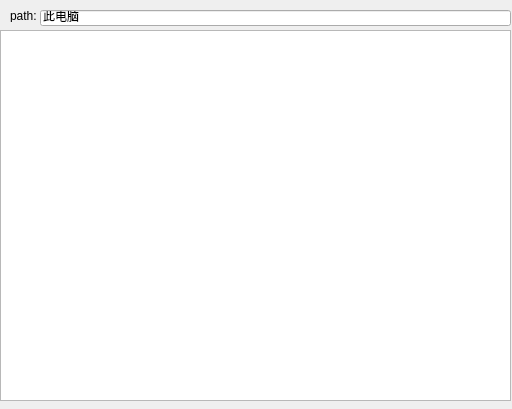
<?xml version="1.0" encoding="UTF-8"?>
<ui version="4.0">
 <class>FileDialog</class>
 <widget class="QDialog" name="FileDialog">
  <property name="geometry">
   <rect>
    <x>0</x>
    <y>0</y>
    <width>512</width>
    <height>409</height>
   </rect>
  </property>
  <property name="windowTitle">
   <string>Dialog</string>
  </property>
  <widget class="QLineEdit" name="lineEdit">
   <property name="geometry">
    <rect>
     <x>40</x>
     <y>10</y>
     <width>471</width>
     <height>16</height>
    </rect>
   </property>
   <property name="text">
    <string>此电脑</string>
   </property>
  </widget>
  <widget class="QLabel" name="label">
   <property name="geometry">
    <rect>
     <x>10</x>
     <y>10</y>
     <width>54</width>
     <height>12</height>
    </rect>
   </property>
   <property name="text">
    <string>path:</string>
   </property>
  </widget>
  <widget class="QTableWidget" name="tableWidget">
   <property name="geometry">
    <rect>
     <x>0</x>
     <y>30</y>
     <width>511</width>
     <height>371</height>
    </rect>
   </property>
   <property name="contextMenuPolicy">
    <enum>Qt::CustomContextMenu</enum>
   </property>
   <attribute name="horizontalHeaderStretchLastSection">
    <bool>true</bool>
   </attribute>
  </widget>
 </widget>
 <resources/>
 <connections/>
</ui>
